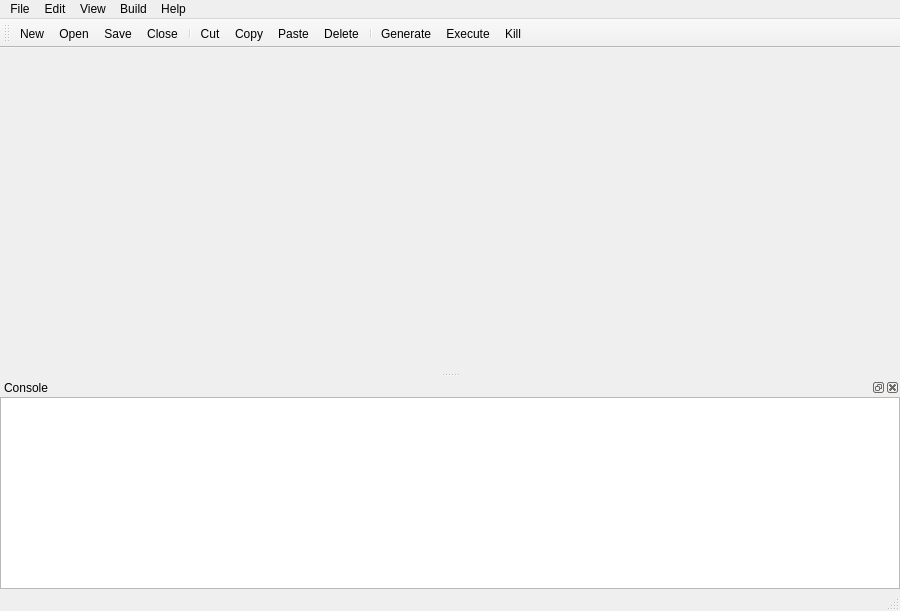
<?xml version="1.0" encoding="UTF-8"?>
<ui version="4.0">
 <class>MainWindow</class>
 <widget class="QMainWindow" name="MainWindow">
  <property name="geometry">
   <rect>
    <x>0</x>
    <y>0</y>
    <width>900</width>
    <height>611</height>
   </rect>
  </property>
  <property name="windowTitle">
   <string>GNU Radio Companion</string>
  </property>
  <property name="documentMode">
   <bool>false</bool>
  </property>
  <property name="dockOptions">
   <set>QMainWindow::AllowNestedDocks|QMainWindow::AllowTabbedDocks|QMainWindow::AnimatedDocks</set>
  </property>
  <widget class="QWidget" name="centralwidget">
   <property name="maximumSize">
    <size>
     <width>16777215</width>
     <height>16777215</height>
    </size>
   </property>
   <layout class="QHBoxLayout" name="horizontalLayout">
    <property name="spacing">
     <number>0</number>
    </property>
    <property name="margin">
     <number>0</number>
    </property>
    <item>
     <widget class="QTabWidget" name="editorTabs">
      <property name="currentIndex">
       <number>-1</number>
      </property>
      <property name="documentMode">
       <bool>true</bool>
      </property>
      <property name="tabsClosable">
       <bool>true</bool>
      </property>
      <property name="movable">
       <bool>true</bool>
      </property>
     </widget>
    </item>
   </layout>
  </widget>
  <widget class="QMenuBar" name="menubar">
   <property name="geometry">
    <rect>
     <x>0</x>
     <y>0</y>
     <width>900</width>
     <height>21</height>
    </rect>
   </property>
   <widget class="QMenu" name="menuFile">
    <property name="title">
     <string>File</string>
    </property>
    <addaction name="actionNew"/>
    <addaction name="actionOpen"/>
    <addaction name="separator"/>
    <addaction name="actionSave"/>
    <addaction name="actionSave_As"/>
    <addaction name="separator"/>
    <addaction name="actionClose"/>
    <addaction name="actionQuit"/>
   </widget>
   <widget class="QMenu" name="menuEdit">
    <property name="title">
     <string>Edit</string>
    </property>
    <addaction name="actionUndo"/>
    <addaction name="actionRedo"/>
    <addaction name="separator"/>
    <addaction name="actionCut"/>
    <addaction name="actionCopy"/>
    <addaction name="actionPaste"/>
    <addaction name="actionDelete"/>
    <addaction name="separator"/>
    <addaction name="actionRotateLeft"/>
    <addaction name="actionRotateRight"/>
    <addaction name="actionEnable"/>
    <addaction name="actionDisable"/>
    <addaction name="separator"/>
    <addaction name="actionProperties"/>
   </widget>
   <widget class="QMenu" name="menuView">
    <property name="title">
     <string>View</string>
    </property>
    <addaction name="actionLibrary"/>
    <addaction name="actionReport"/>
   </widget>
   <widget class="QMenu" name="menuBuild">
    <property name="title">
     <string>Build</string>
    </property>
    <addaction name="actionGenerate"/>
    <addaction name="actionExecute"/>
    <addaction name="actionKill"/>
   </widget>
   <widget class="QMenu" name="menuHelp">
    <property name="title">
     <string>Help</string>
    </property>
    <addaction name="actionHelp"/>
    <addaction name="actionTypes"/>
    <addaction name="separator"/>
    <addaction name="actionAbout"/>
   </widget>
   <addaction name="menuFile"/>
   <addaction name="menuEdit"/>
   <addaction name="menuView"/>
   <addaction name="menuBuild"/>
   <addaction name="menuHelp"/>
  </widget>
  <widget class="QStatusBar" name="statusbar"/>
  <widget class="QToolBar" name="toolBar">
   <property name="windowTitle">
    <string>toolBar</string>
   </property>
   <attribute name="toolBarArea">
    <enum>TopToolBarArea</enum>
   </attribute>
   <attribute name="toolBarBreak">
    <bool>false</bool>
   </attribute>
   <addaction name="actionNew"/>
   <addaction name="actionOpen"/>
   <addaction name="actionSave"/>
   <addaction name="actionClose"/>
   <addaction name="separator"/>
   <addaction name="actionCut"/>
   <addaction name="actionCopy"/>
   <addaction name="actionPaste"/>
   <addaction name="actionDelete"/>
   <addaction name="separator"/>
   <addaction name="actionGenerate"/>
   <addaction name="actionExecute"/>
   <addaction name="actionKill"/>
  </widget>
  <widget class="QDockWidget" name="reportDock">
   <property name="windowTitle">
    <string>Console</string>
   </property>
   <attribute name="dockWidgetArea">
    <number>8</number>
   </attribute>
   <widget class="QWidget" name="reportContents">
    <layout class="QHBoxLayout" name="horizontalLayout_2">
     <property name="margin">
      <number>0</number>
     </property>
     <item>
      <widget class="QTextBrowser" name="reportText">
       <property name="contextMenuPolicy">
        <enum>Qt::NoContextMenu</enum>
       </property>
      </widget>
     </item>
    </layout>
   </widget>
  </widget>
  <action name="actionNew">
   <property name="icon">
    <iconset theme="document-new"/>
   </property>
   <property name="text">
    <string>New</string>
   </property>
   <property name="toolTip">
    <string>New Flowgraph</string>
   </property>
   <property name="shortcut">
    <string>Ctrl+N</string>
   </property>
  </action>
  <action name="actionOpen">
   <property name="icon">
    <iconset theme="document-open"/>
   </property>
   <property name="text">
    <string>Open</string>
   </property>
   <property name="shortcut">
    <string>Ctrl+O</string>
   </property>
  </action>
  <action name="actionSave">
   <property name="icon">
    <iconset theme="document-save"/>
   </property>
   <property name="text">
    <string>Save</string>
   </property>
   <property name="shortcut">
    <string>Ctrl+S</string>
   </property>
  </action>
  <action name="actionSave_As">
   <property name="icon">
    <iconset theme="document-save-as"/>
   </property>
   <property name="text">
    <string>Save As</string>
   </property>
   <property name="shortcut">
    <string>Ctrl+Shift+S</string>
   </property>
  </action>
  <action name="actionClose">
   <property name="icon">
    <iconset theme="document-close"/>
   </property>
   <property name="text">
    <string>Close</string>
   </property>
   <property name="shortcut">
    <string>Ctrl+W</string>
   </property>
  </action>
  <action name="actionQuit">
   <property name="icon">
    <iconset theme="application-exit"/>
   </property>
   <property name="text">
    <string>Quit</string>
   </property>
  </action>
  <action name="actionUndo">
   <property name="icon">
    <iconset theme="edit-undo"/>
   </property>
   <property name="text">
    <string>Undo</string>
   </property>
   <property name="shortcut">
    <string>Ctrl+Z</string>
   </property>
  </action>
  <action name="actionRedo">
   <property name="icon">
    <iconset theme="edit-redo"/>
   </property>
   <property name="text">
    <string>Redo</string>
   </property>
   <property name="shortcut">
    <string>Ctrl+Y</string>
   </property>
  </action>
  <action name="actionCut">
   <property name="icon">
    <iconset theme="edit-cut"/>
   </property>
   <property name="text">
    <string>Cut</string>
   </property>
   <property name="shortcut">
    <string>Ctrl+X</string>
   </property>
  </action>
  <action name="actionCopy">
   <property name="icon">
    <iconset theme="edit-copy"/>
   </property>
   <property name="text">
    <string>Copy</string>
   </property>
   <property name="shortcut">
    <string>Ctrl+C</string>
   </property>
  </action>
  <action name="actionPaste">
   <property name="icon">
    <iconset theme="edit-paste"/>
   </property>
   <property name="text">
    <string>Paste</string>
   </property>
   <property name="shortcut">
    <string>Ctrl+V</string>
   </property>
  </action>
  <action name="actionDelete">
   <property name="icon">
    <iconset theme="edit-delete"/>
   </property>
   <property name="text">
    <string>Delete</string>
   </property>
   <property name="shortcut">
    <string>Del</string>
   </property>
  </action>
  <action name="actionGenerate">
   <property name="text">
    <string>Generate</string>
   </property>
   <property name="shortcut">
    <string>F5</string>
   </property>
  </action>
  <action name="actionExecute">
   <property name="text">
    <string>Execute</string>
   </property>
   <property name="shortcut">
    <string>F6</string>
   </property>
  </action>
  <action name="actionKill">
   <property name="text">
    <string>Kill</string>
   </property>
   <property name="shortcut">
    <string>F7</string>
   </property>
  </action>
  <action name="actionHelp">
   <property name="text">
    <string>Help</string>
   </property>
   <property name="shortcut">
    <string>F1</string>
   </property>
  </action>
  <action name="actionTypes">
   <property name="text">
    <string>Types</string>
   </property>
  </action>
  <action name="actionAbout">
   <property name="text">
    <string>About</string>
   </property>
  </action>
  <action name="actionLibrary">
   <property name="text">
    <string>Library</string>
   </property>
   <property name="shortcut">
    <string>Ctrl+L</string>
   </property>
  </action>
  <action name="actionReport">
   <property name="text">
    <string>Report</string>
   </property>
  </action>
  <action name="actionRotateLeft">
   <property name="text">
    <string>Rotate Left</string>
   </property>
  </action>
  <action name="actionRotateRight">
   <property name="text">
    <string>Rotate Right</string>
   </property>
  </action>
  <action name="actionEnable">
   <property name="text">
    <string>Enable</string>
   </property>
  </action>
  <action name="actionDisable">
   <property name="text">
    <string>Disable</string>
   </property>
  </action>
  <action name="actionProperties">
   <property name="text">
    <string>Properties</string>
   </property>
  </action>
 </widget>
 <resources/>
 <connections>
  <connection>
   <sender>actionQuit</sender>
   <signal>triggered()</signal>
   <receiver>MainWindow</receiver>
   <slot>close()</slot>
   <hints>
    <hint type="sourcelabel">
     <x>-1</x>
     <y>-1</y>
    </hint>
    <hint type="destinationlabel">
     <x>500</x>
     <y>316</y>
    </hint>
   </hints>
  </connection>
  <connection>
   <sender>actionReport</sender>
   <signal>triggered()</signal>
   <receiver>reportDock</receiver>
   <slot>show()</slot>
   <hints>
    <hint type="sourcelabel">
     <x>-1</x>
     <y>-1</y>
    </hint>
    <hint type="destinationlabel">
     <x>500</x>
     <y>557</y>
    </hint>
   </hints>
  </connection>
 </connections>
</ui>
